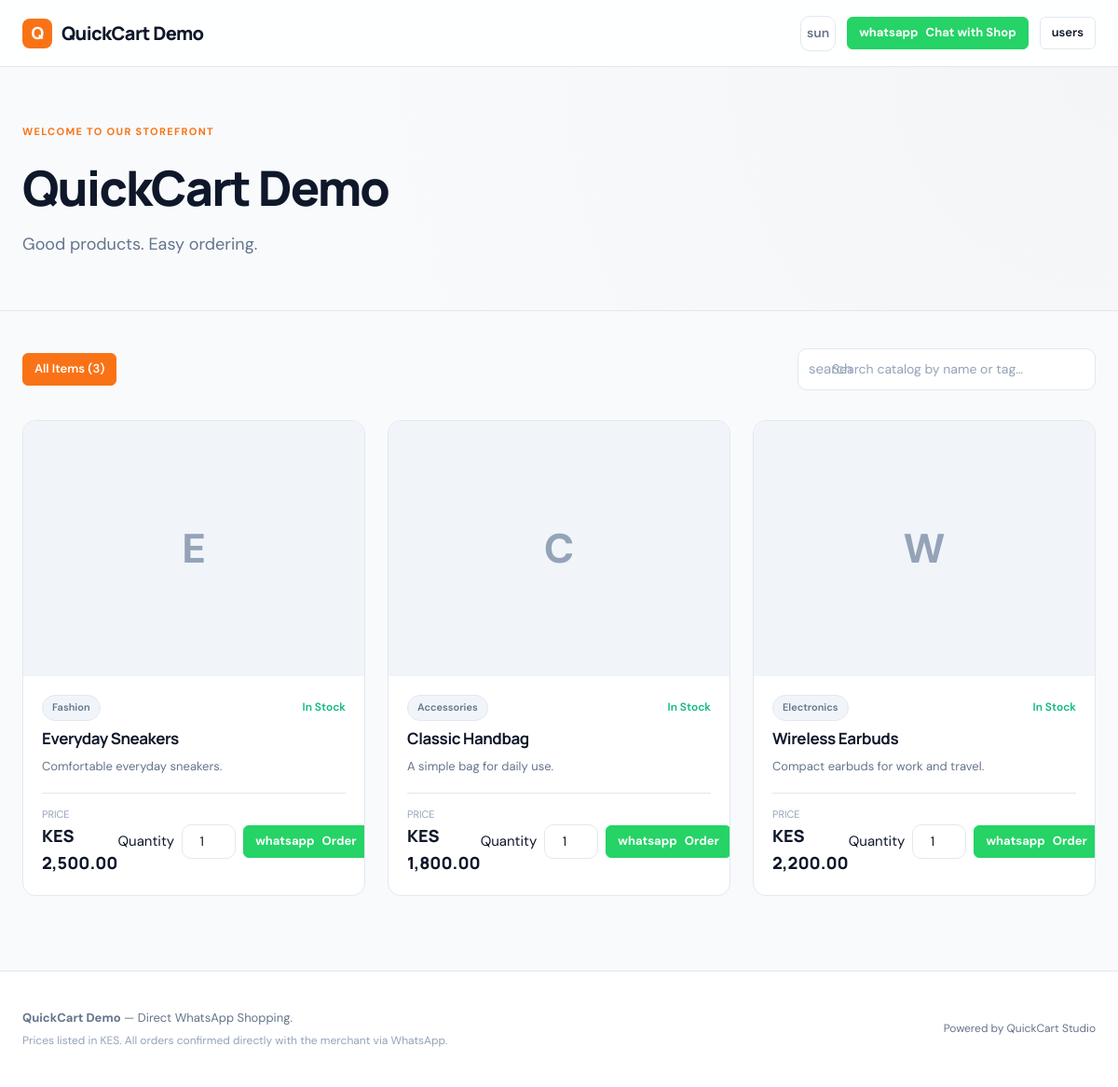
/storefront.php, run on an earlier commit of the app's database.
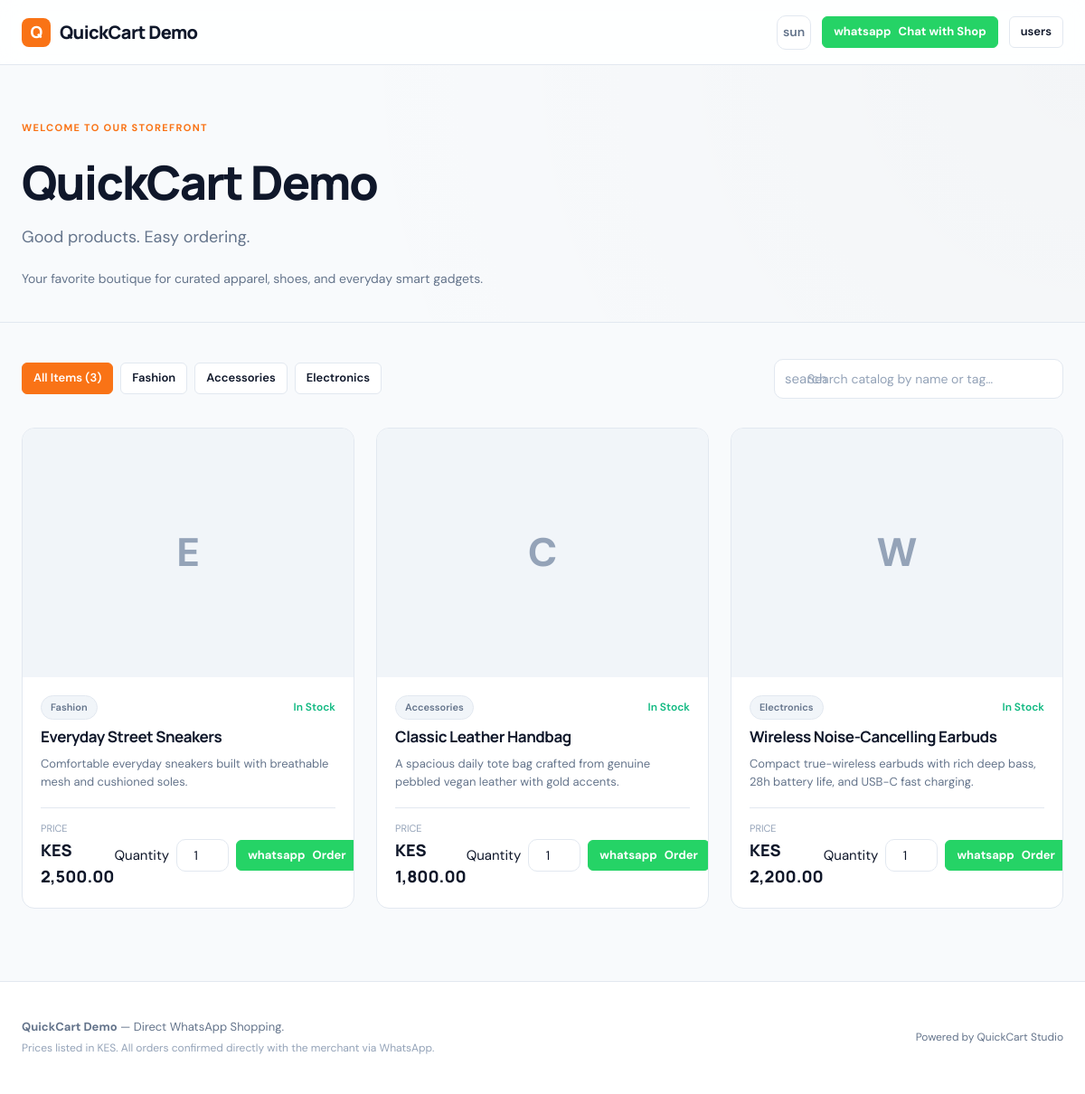
And on a later commit of the database.
### tables this page shows
CREATE TABLE IF NOT EXISTS products (
  id INT UNSIGNED AUTO_INCREMENT PRIMARY KEY,
  shop_id INT UNSIGNED NOT NULL,
  category_id INT UNSIGNED NULL,
  name VARCHAR(160) NOT NULL,
  description TEXT,
  price DECIMAL(10,2) NOT NULL DEFAULT 0.00,
  compare_at_price DECIMAL(10,2) NULL,
  category VARCHAR(100) DEFAULT 'General',
  image_path VARCHAR(255) DEFAULT NULL,
  stock INT UNSIGNED NOT NULL DEFAULT 0,
  active TINYINT(1) NOT NULL DEFAULT 1,
  created_at TIMESTAMP DEFAULT CURRENT_TIMESTAMP,
  INDEX idx_products_shop_active (shop_id, active),
  INDEX idx_products_category (category_id),
  CONSTRAINT fk_product_shop FOREIGN KEY (shop_id) REFERENCES shops(id) ON DELETE CASCADE,
  CONSTRAINT fk_product_category FOREIGN KEY (category_id) REFERENCES categories(id) ON DELETE SET NULL
);

CREATE TABLE IF NOT EXISTS shops (
  id INT UNSIGNED AUTO_INCREMENT PRIMARY KEY,
  name VARCHAR(120) NOT NULL,
  slug VARCHAR(120) NOT NULL UNIQUE,
  tagline VARCHAR(255) DEFAULT NULL,
  description TEXT DEFAULT NULL,
  logo_path VARCHAR(255) DEFAULT NULL,
  published TINYINT(1) NOT NULL DEFAULT 1,
  whatsapp_number VARCHAR(30) NOT NULL,
  currency VARCHAR(8) NOT NULL DEFAULT 'KES',
  accent_color CHAR(7) NOT NULL DEFAULT '#f97316',
  contact_email VARCHAR(190) DEFAULT NULL,
  contact_phone VARCHAR(40) DEFAULT NULL,
  address TEXT DEFAULT NULL,
  created_at TIMESTAMP DEFAULT CURRENT_TIMESTAMP
);

CREATE TABLE IF NOT EXISTS categories (
  id INT UNSIGNED AUTO_INCREMENT PRIMARY KEY,
  shop_id INT UNSIGNED NOT NULL,
  name VARCHAR(100) NOT NULL,
  slug VARCHAR(100) NOT NULL,
  description TEXT NULL,
  sort_order INT NOT NULL DEFAULT 0,
  created_at TIMESTAMP DEFAULT CURRENT_TIMESTAMP,
  UNIQUE KEY uq_shop_category_slug (shop_id, slug),
  INDEX idx_category_shop (shop_id),
  CONSTRAINT fk_category_shop FOREIGN KEY (shop_id) REFERENCES shops(id) ON DELETE CASCADE
);

### includes/config.php (called while the page is built, shortened)
<?php
function db(): PDO {
    static $pdo = null;
    if ($pdo instanceof PDO) {
        return $pdo;
    }
    $dsn = 'mysql:host=' . DB_HOST . ';port=' . DB_PORT . ';dbname=' . DB_NAME . ';charset=utf8mb4';
    $pdo = new PDO($dsn, DB_USER, DB_PASS, [
        PDO::ATTR_ERRMODE            => PDO::ERRMODE_EXCEPTION,
        PDO::ATTR_DEFAULT_FETCH_MODE => PDO::FETCH_ASSOC,
        PDO::ATTR_EMULATE_PREPARES   => false,
    ]);
    return $pdo;
}
function e(?string $value): string {
    return htmlspecialchars($value ?? '', ENT_QUOTES | ENT_SUBSTITUTE, 'UTF-8');
}
function base_url(string $path = ''): string {
    $protocol = (!empty($_SERVER['HTTPS']) && $_SERVER['HTTPS'] !== 'off' || ($_SERVER['SERVER_PORT'] ?? 80) == 443) ? "https://" : "http://";
    $host = $_SERVER['HTTP_HOST'] ?? 'localhost';
    $script = $_SERVER['SCRIPT_NAME'] ?? '';
    $base = rtrim(str_replace('\\', '/', dirname($script)), '/');
    $base = rtrim($base, '/');
    return $protocol . $host . ($base ? $base : '') . '/' . ltrim($path, '/');
}
function format_currency(float $amount, string $currency = 'KES'): string {
    return $currency . ' ' . number_format($amount, 2);
}
function current_shop(): ?array {
    $slug = trim(preg_replace('/[^a-z0-9-]/', '', strtolower($_GET['shop'] ?? 'demo')));
    $stmt = db()->prepare('SELECT * FROM shops WHERE slug = ? LIMIT 1');
    $stmt->execute([$slug]);
    $row = $stmt->fetch();
    if ($row) {
        $shop = $row;
        return $shop;
    }
    return null;
}

### storefront.php (the view, shortened to what the changed rows need)
<?php
require_once __DIR__ . '/includes/config.php';
require_once __DIR__ . '/includes/icons.php';
$shop = current_shop();
$catStmt = db()->prepare('SELECT * FROM categories WHERE shop_id = ? ORDER BY sort_order ASC, name ASC');
$catStmt->execute([(int)$shop['id']]);
$categories = $catStmt->fetchAll();
$prodStmt = db()->prepare('SELECT * FROM products WHERE shop_id = ? AND active = 1 AND stock > 0 ORDER BY created_at DESC');
$prodStmt->execute([(int)$shop['id']]);
$products = $prodStmt->fetchAll();
$currency = !empty($shop['currency']) ? $shop['currency'] : 'KES';
?>
<!doctype html>
<html lang="en" data-theme="light">
<head>
  <link rel="stylesheet" href="<?= base_url('assets/style.css') ?>">
</head>
<body>
<header class="site-nav">
  <div class="container nav-inner">
    <a class="brand-logo" href="<?= base_url('index.php?shop=' . urlencode($shop['slug'])) ?>">
      <?php if (!empty($shop['logo_path']) && file_exists(__DIR__ . '/' . $shop['logo_path'])): ?>
        <img src="<?= base_url($shop['logo_path']) ?>" alt="<?= e($shop['name']) ?>" style="height: 38px; border-radius: var(--radius-sm); object-fit: contain;">
      <?php else: ?>
        <div class="brand-mark" style="background: var(--accent);"><?= strtoupper(substr($shop['name'], 0, 1)) ?></div>
      <?php endif; ?>
      <span><?= e($shop['name']) ?></span>
    </a>
  </div>
</header>
<section style="padding: 56px 0 36px; border-bottom: 1px solid var(--border-light); background: radial-gradient(circle at top right, rgba(0, 0, 0, 0.02), transparent 70%);">
  <div class="container">
    <span class="eyebrow">WELCOME TO OUR STOREFRONT</span>
    <h1 class="heading-lg" style="margin: 10px 0 14px;"><?= e($shop['name']) ?></h1>
    <?php if (!empty($shop['tagline'])): ?>
      <p class="subheading" style="margin-bottom: 20px;"><?= e($shop['tagline']) ?></p>
    <?php endif; ?>
    <?php if (!empty($shop['description'])): ?>
      <p style="color: var(--text-muted); font-size: 14px; max-width: 680px; line-height: 1.6;"><?= nl2br(e($shop['description'])) ?></p>
    <?php endif; ?>
  </div>
</section>
<main class="container" style="padding-top: 40px; padding-bottom: 80px;">
  <div style="display: flex; flex-wrap: wrap; justify-content: space-between; align-items: center; gap: 20px; margin-bottom: 32px;">
    <div style="display: flex; flex-wrap: wrap; gap: 8px;">
      <button class="btn btn-sm btn-primary category-filter-btn active" data-category-slug="all" type="button">
        All Items (<?= count($products) ?>)
      </button>
      <?php foreach ($categories as $c): ?>
        <button class="btn btn-sm btn-secondary category-filter-btn" data-category-slug="<?= e($c['slug']) ?>" type="button">
          <?= e($c['name']) ?>
        </button>
      <?php endforeach; ?>
    </div>
  </div>
  <div class="catalog-grid" id="productGrid">
    <?php foreach ($products as $p):
      $categorySlug = 'general';
      foreach ($categories as $cat) {
          if ($cat['id'] == $p['category_id'] || strtolower($cat['name']) === strtolower($p['category'])) {
              $categorySlug = $cat['slug'];
              break;
          }
      }
      $searchText = strtolower($p['name'] . ' ' . $p['category'] . ' ' . $p['description']);
    ?>
      <article class="catalog-card" data-category="<?= e($categorySlug) ?>" data-search="<?= e($searchText) ?>">
        <div class="catalog-image-wrap">
          <?php if (!empty($p['image_path']) && file_exists(__DIR__ . '/' . $p['image_path'])): ?>
            <img src="<?= base_url($p['image_path']) ?>" alt="<?= e($p['name']) ?>" loading="lazy">
          <?php else: ?>
            <div style="font-size: 44px; font-weight: 800; color: var(--text-subtle);"><?= strtoupper(substr($p['name'], 0, 1)) ?></div>
          <?php endif; ?>
        </div>
        <div class="catalog-content">
          <div class="catalog-meta">
            <span class="badge badge-neutral" style="font-size: 11px;"><?= e($p['category'] ?: 'General') ?></span>
            <span style="font-size: 12px; color: var(--color-success); font-weight: 600;">In Stock</span>
          </div>
          <h2 class="catalog-title"><?= e($p['name']) ?></h2>
          <p class="catalog-desc"><?= e($p['description'] ?: 'High quality crafted merchandise ready for immediate dispatch.') ?></p>
          <div class="catalog-bottom">
            <div>
              <div style="font-size: 11px; color: var(--text-subtle); text-transform: uppercase;">Price</div>
              <div class="catalog-price"><?= format_currency((float)$p['price'], $currency) ?></div>
            </div>
            <form method="post" action="<?= base_url('order.php?shop=' . urlencode($shop['slug'])) ?>" target="_blank" style="display: flex; align-items: center; gap: 8px;">
              <label class="sr-only" for="qty-<?= (int)$p['id'] ?>">Quantity</label>
              <input id="qty-<?= (int)$p['id'] ?>" class="form-control" name="quantity" type="number" min="1" max="<?= (int)$p['stock'] ?>" value="1" style="width: 58px; padding: 6px 8px; text-align: center;" title="Quantity">
              <button class="btn btn-whatsapp btn-sm" type="submit" title="Order via WhatsApp">
                <?= icon('whatsapp', 'icon-sm') ?>
                <span>Order</span>
              </button>
            </form>
          </div>
        </div>
      </article>
    <?php endforeach; ?>
  </div>
</main>
<footer style="background-color: var(--bg-surface); border-top: 1px solid var(--border-light); padding: 40px 0; font-size: 13px; color: var(--text-muted);">
  <div class="container" style="display: flex; flex-wrap: wrap; justify-content: space-between; align-items: center; gap: 20px;">
    <div>
      <strong><?= e($shop['name']) ?></strong> — Direct WhatsApp Shopping.
      <div style="font-size: 12px; color: var(--text-subtle); margin-top: 4px;">
        Prices listed in <?= e($currency) ?>. All orders confirmed directly with the merchant via WhatsApp.
      </div>
    </div>
  </div>
</footer>
</body>
</html>

### includes/icons.php (shortened to what the changed rows need)
<?php
function icon(string $name, string $class = 'icon'): string {
    return $icons[$name] ?? '<span class="icon-fallback">' . e($name) . '</span>';
}

What changed in the data, as far as the page shows it:
changed shops "QuickCart Demo": description (not shown) → "Your favorite boutique for curated apparel, shoes, and everyday smart gadgets."
added categories: name "Fashion"
added categories: name "Accessories"
added categories: name "Electronics"
changed products "Fashion": name "Everyday Sneakers" → "Everyday Street Sneakers"; description "Comfortable everyday sneakers." → "Comfortable everyday sneakers built with breathable mesh and cushioned soles."
changed products "Accessories": name "Classic Handbag" → "Classic Leather Handbag"; description "A simple bag for daily use." → "A spacious daily tote bag crafted from genuine pebbled vegan leather with gold accents."
changed products "Electronics": name "Wireless Earbuds" → "Wireless Noise-Cancelling Earbuds"; description "Compact earbuds for work and travel." → "Compact true-wireless earbuds with rich deep bass, 28h battery life, and USB-C fast charging."
